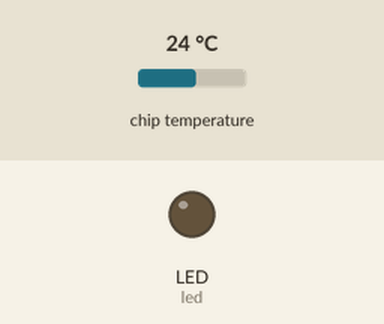
Recording of a program running on a simulated CircuitPython board. Parts: output pins drawn as LEDs (lit = HIGH). The inputs (shaded band) are chosen by the test bench; at power-on: chip temperature 24 °C. Files the program writes start out absent; the clock reads 2024-03-15 10:24:30 at power-on unless the program sets it.

Above: at 0.1 s.
At 2.2 s:
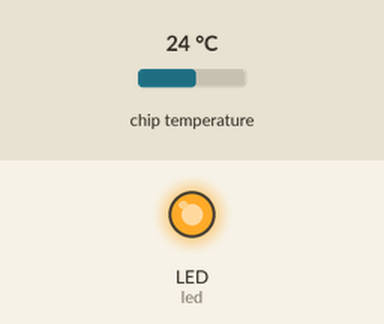
Timing chart, 0 to 3.7 s (numbered marks = the images above):
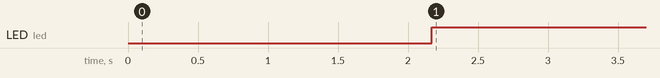

Measured:
- by itself, LED (led): LOW → HIGH at 2.2 s

The program:

code.py
```python
"""
Write a series of temperature measurements to a CSV file, including the seconds offset.
"""
import time
import board
import digitalio
import microcontroller

DATA_FILE = "/data.csv"
MEASURE_SECONDS = 10
MEASURE_DELAY = 0.1
SETTLE_DELAY_SECONDS = 2

led = digitalio.DigitalInOut(board.LED)
led.switch_to_output()

start = time.time()

try:
    # Let the system settle so on-board measurements will be more accurate
    time.sleep(SETTLE_DELAY_SECONDS)

    # overwrite the data file and set the CSV header in the process
    # The 'w' here means "write", meaning write a whole new file (opposed to appending)
    with open(DATA_FILE, "w") as datalog:
        datalog.write("SECONDS,TEMP (C)\n")
        datalog.flush()

    # Take the measurements, which won't take long...so we don't need to worry about providing
    # read access while this is happening
    # The 'a' here means "append" to the existing file. It will start the file if it doesn't exist.
    with open(DATA_FILE, "a") as datalog:
        for _i in range(int(MEASURE_SECONDS / MEASURE_DELAY)):
            temp = microcontroller.cpu.temperature
            elapsed = time.time() - start

            line = '{0},{1:.1f}\n'.format(
                elapsed,
                temp
            )
            datalog.write(line)
            datalog.flush()

        # print("Write: ", line)
        time.sleep(MEASURE_DELAY)

    # When readings are done, turn on the LED and just park the program so nothing restarts
    while True:
        led.value = True

# Setup some basic blink codes in case something is wrong.
except OSError as e:  # Typically when the filesystem isn't writeable...
    delay = 0.5  # ...blink the LED every half second.
    if e.args[0] == 28:  # If the filesystem is full...
        delay = 0.25  # ...blink the LED faster!
    while True:
        led.value = not led.value
        time.sleep(delay)
```
